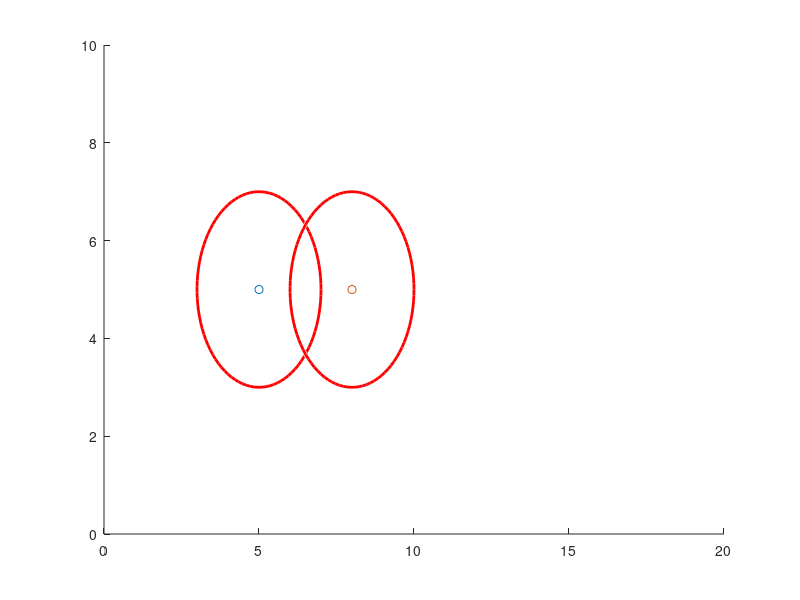

Recreate this plot in MATLAB.
hold on
B=[5 5];
C=[8 5];
viscircles(B,2);
viscircles(C,2);
plot(5,5,'o');
plot(8,5,'o');
axis([0 20 0 10])
hold off